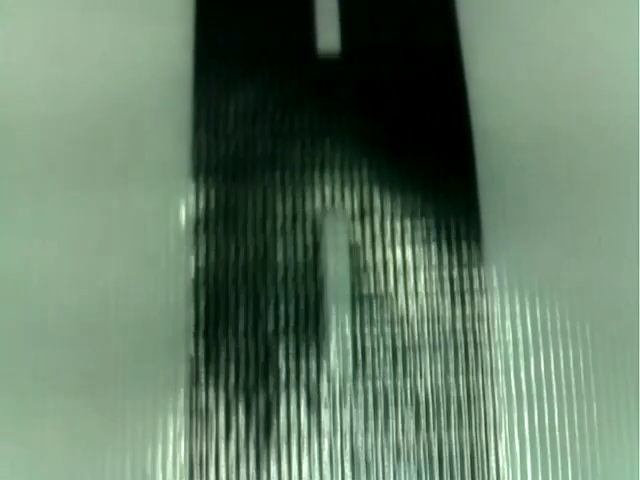
#> input picture frame 28 of Task_4b/Task_4b_b/2/image processing/road.mp4, 640 x 480 px
$ python col_seg.py
#> lines starting #> are read from the running program, lines starting #| are printed output that depends on the picture; after the words box and inside, x2 and y2 are one past the last pixel; in counts of white or black regions, pixels touching at a corner belong together
#> further down, frame is the input picture: shape (480, 640, 3); mean B, G, R 102.6, 124.1, 100.1
import cv2
import numpy as np

def corners(img,a):

    if a == 0 :
        gray = cv2.cvtColor(img,cv2.COLOR_BGR2GRAY)

    else:
        gray = img

    gray = np.float32(gray)

    corners = cv2.goodFeaturesToTrack(gray, 200, 0.1, 25)
    corners = np.int0(corners)


    for corner in corners:
        x,y = corner.ravel()
        cv2.circle(img,(x,y),3,255,-1)

    return img

def yellow_region(img):

    image_in = img.copy()
    image_in = cv2.cvtColor(image_in, cv2.COLOR_BGR2RGB); # Load the glared image
    h, s, v = cv2.split(cv2.cvtColor(image_in, cv2.COLOR_RGB2HSV)) # split into HSV components
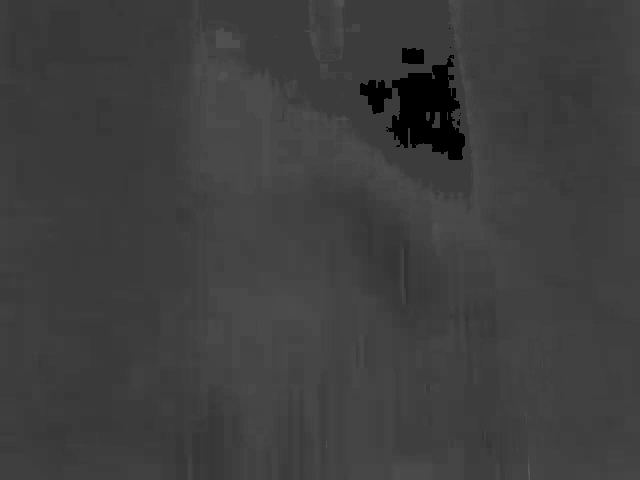
#> h: shape (480, 640); min 0, max 90, mean 62
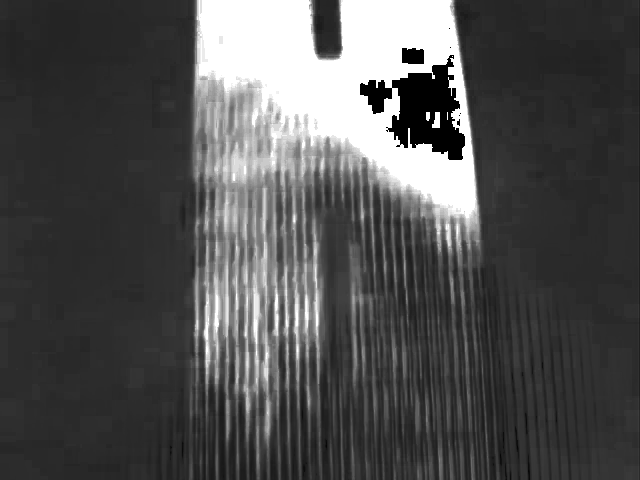
#> s: shape (480, 640); min 0, max 255, mean 80.3
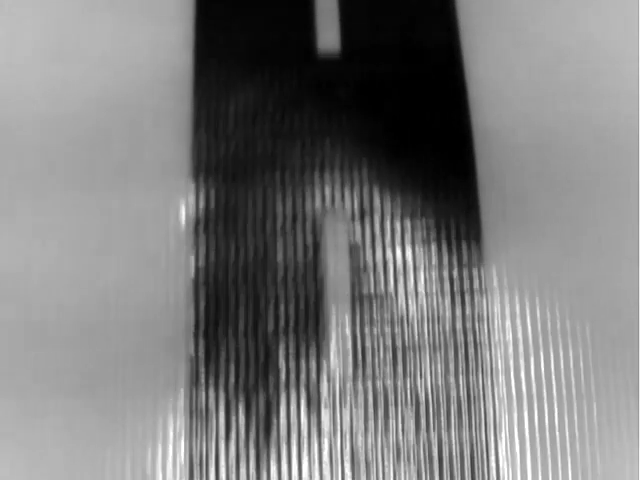
#> v: shape (480, 640); min 0, max 255, mean 124.1

    nonSat = s > 50 # Find all pixels that are not very saturated
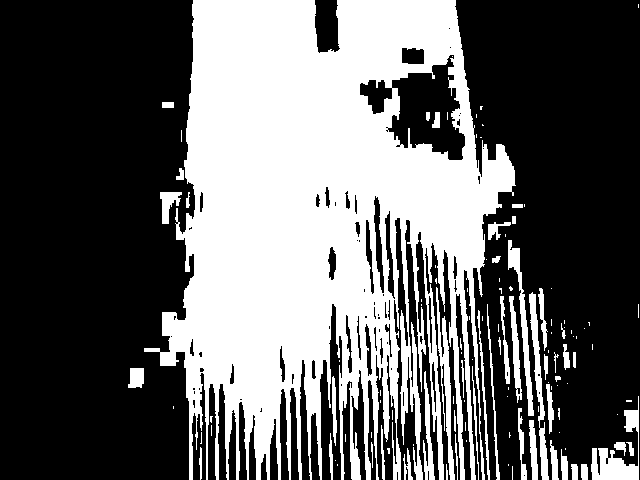
#> nonSat: shape (480, 640) bool; 39% white; 121 white regions (71 under 20 px), largest, box (x1, y1, x2, y2) and area: (144, 0, 516, 480) 108059, (591, 396, 639, 480) 1384, (436, 287, 455, 480) 1099

    # Slightly decrease the area of the non-satuared pixels by a erosion operation.
    disk = cv2.getStructuringElement(cv2.MORPH_ELLIPSE,(3,3))
    nonSat = cv2.erode(nonSat.astype(np.uint8), disk)
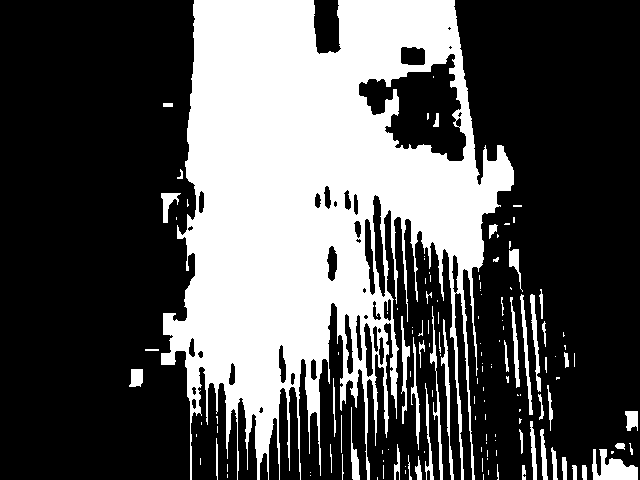
#> nonSat: shape (480, 640); values 0 (black) and 1 (white), 33.2% white; 138 white regions (86 under 20 px), largest, box (x1, y1, x2, y2) and area: (161, 0, 514, 480) 94200, (592, 449, 638, 480) 853, (441, 319, 454, 480) 502
    #nonSat = nonSat.astype(np.uint8)

    # Set all brightness values, where the pixels are still saturated to 0.
    v2 = v.copy()
    v2[nonSat == 0] = 0

    blurred = cv2.GaussianBlur(v2, (11, 11), 0)
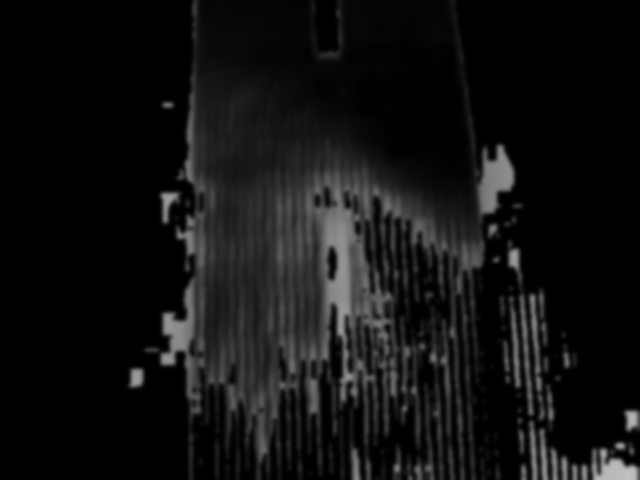
#> blurred: shape (480, 640); min 0, max 192, mean 17.6
    thresh = cv2.threshold(blurred, 120, 255, cv2.THRESH_BINARY)[1]
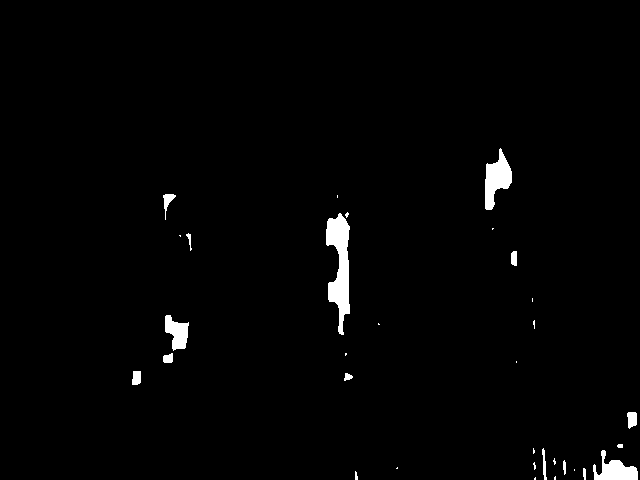
#> thresh: shape (480, 640); 1.5% white; 32 white regions (16 under 20 px), largest, box (x1, y1, x2, y2) and area: (326, 213, 350, 335) 1671, (485, 148, 512, 210) 924, (593, 450, 638, 480) 703

    #result = cv2.bitwise_and(img,img, mask= thresh)

    return thresh

# Create a VideoCapture object and read from input file
# If the input is the camera, pass 0 instead of the video file name
cap = cv2.VideoCapture('road.mp4')

# Check if camera opened successfully
if (cap.isOpened()== False):
    print("Error opening video stream or file")

# Read until video is completed
while(cap.isOpened()):
    # Capture frame-by-frame
    ret, frame = cap.read()
    if ret == True:

        img1 = frame.copy()

        yellow_reg = yellow_region(img1)

        # Display the resulting frame
        cv2.imshow('Frame',frame)
        cv2.imshow('thresh',yellow_reg)


        # Press Q on keyboard to  exit
        if cv2.waitKey(25) & 0xFF == ord('q'):
#> (key q is pressed here)
            break

    # Break the loop
    else:
        break

# When everything done, release the video capture object
cap.release()

# Closes all the frames
cv2.destroyAllWindows()

$ run again, starting later in the video
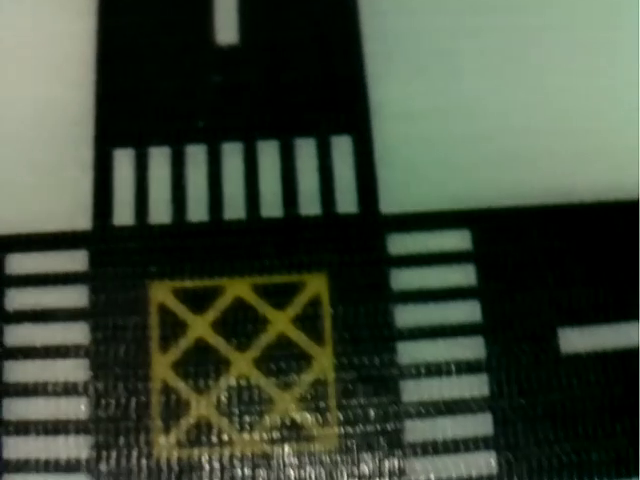
#> input picture frame 229 of Task_4b/Task_4b_b/2/image processing/road.mp4, 640 x 480 px
#> frame is the input picture: shape (480, 640, 3); mean B, G, R 55.8, 72, 61.5
#> in yellow_region, `nonSat = s > 50`:
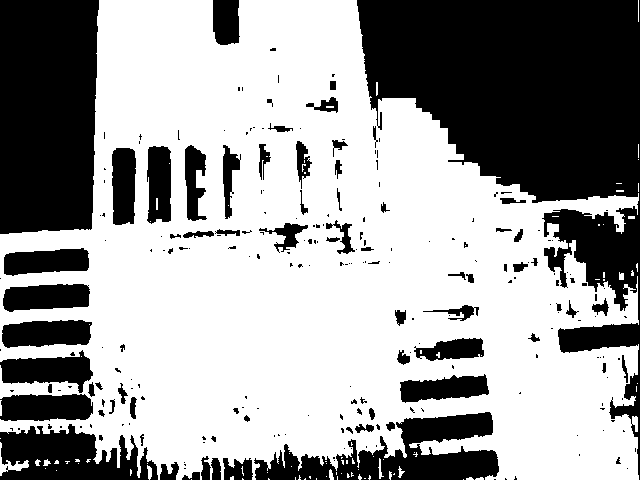
#> nonSat: shape (480, 640) bool; 62.4% white; 243 black regions (166 under 20 px), largest, box (x1, y1, x2, y2) and area: (357, 0, 640, 480) 53579, (0, 0, 99, 234) 22012, (254, 412, 499, 480) 8103
#> in yellow_region, `thresh = cv2.threshold(blurred, 120, 255, cv2.THRESH_BINARY)[1]`:
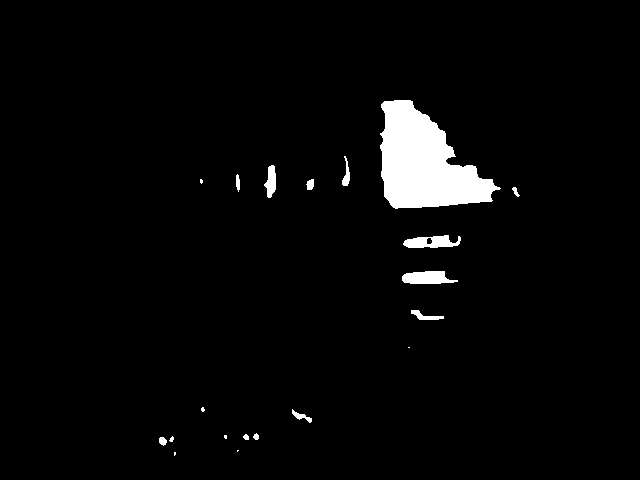
#> thresh: shape (480, 640); 3.2% white; 20 white regions (7 under 20 px), largest, box (x1, y1, x2, y2) and area: (380, 100, 501, 209) 7796, (402, 271, 458, 284) 545, (403, 235, 461, 248) 503
